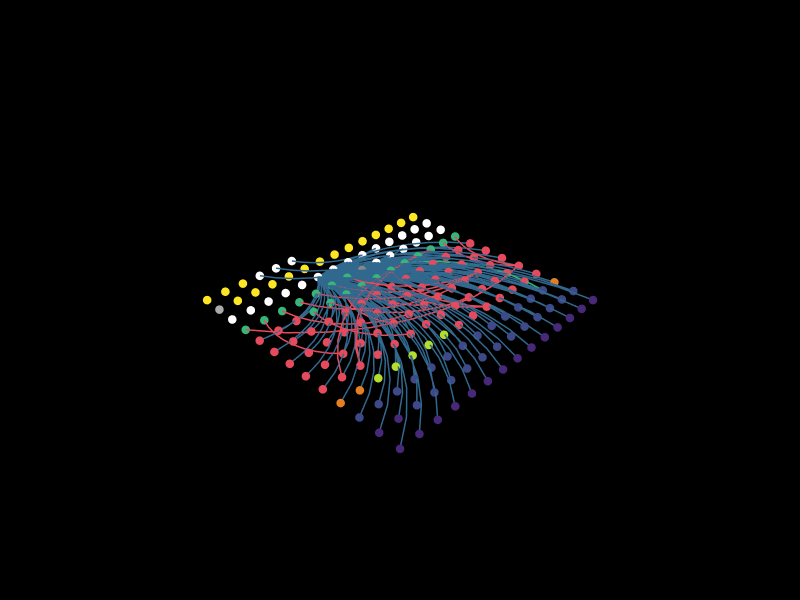

Source (notebook cell):
### Markdown cell above
## 8. Show the semantic graph

### Code cell
Topology.Show(boxes, graph,
              faceOpacity=0.1,
              sagitta=0.15,
              absolute=False,
              backgroundColor="black",
              vertexSizeKey="size",
              vertexColorKey="color",
              edgeWidthKey="width",
              edgeColorKey="color",
              width=800,
              height=600,
              renderer=renderer)

### Figure 1 — Plotly figure (JSON) as saved in the notebook; plotly's stock layout.template omitted (floating-point values rounded to 4 significant figures; data arrays with more than 128 entries replaced by an {"elided": "..."} marker saying what was removed)
{"data": [{"hoverinfo": "text", "hovertext": [], "legendgroup": "2", "legendrank": 2, "line": {"color": "#35B779", "dash": "solid", "width": 3}, "marker": {"color": "#35B779", "size": 0.75, "symbol": "circle"}, "mode": "markers+lines", "name": "1: Untitled Graph (Edges)", "showlegend": false, "text": [], "type": "scatter3d", "x": [0.1923, 0.2512, null, 0.2512, 0.3033, null, 0.3033, 0.3474, null, 0.3474, 0.3827, null, 0.3827, 0.4083, null, 0.4083, 0.4238, null, 0.4238, 0.4287, null, 0.4287, 0.4231, null], "y": [0.1667, 0.1239, null, 0.1239, 0.07295, null, 0.07295, 0.01501, null, 0.01501, -0.04872, null, -0.04872, -0.1169, null, -0.1169, -0.1881, null, -0.1881, -0.2607, null, -0.2607, -0.3333, null], "z": [-0.5, -0.5, null, -0.5, -0.5, null, -0.5, -0.5, null, -0.5, -0.5, null, -0.5, -0.5, null, -0.5, -0.5, null, -0.5, -0.5, null, -0.5, -0.5, null]}, {"hoverinfo": "text", "hovertext": [], "legendgroup": "2", "legendrank": 2, "line": {"color": "#E64B5D", "dash": "solid", "width": 3}, "marker": {"color": "#E64B5D", "size": 0.75, "symbol": "circle"}, "mode": "markers+lines", "name": "1: Untitled Graph (Edges)", "showlegend": false, "text": [], "type": "scatter3d", "x": {"elided": "432 float values"}, "y": {"elided": "432 float values"}, "z": {"elided": "432 float values"}}, {"hoverinfo": "text", "hovertext": [], "legendgroup": "2", "legendrank": 2, "line": {"color": "#31688E", "dash": "solid", "width": 3}, "marker": {"color": "#31688E", "size": 0.75, "symbol": "circle"}, "mode": "markers+lines", "name": "1: Untitled Graph (Edges)", "showlegend": false, "text": [], "type": "scatter3d", "x": {"elided": "2760 float values"}, "y": {"elided": "2760 float values"}, "z": {"elided": "2760 float values"}}, {"customdata": {"elided": "174 str values"}, "hoverinfo": "text", "hovertemplate": {"elided": "174 str values"}, "hovertext": {"elided": "174 str values"}, "legendgroup": "1", "legendrank": 1, "marker": {"color": {"elided": "174 str values"}, "line": {"width": 0}, "opacity": 1, "size": {"elided": "174 int values"}, "sizemode": "diameter", "symbol": "circle"}, "mode": "markers", "name": "1: Untitled Graph (Vertices)", "showlegend": false, "text": {"elided": "174 str values"}, "type": "scatter3d", "x": {"elided": "174 float values"}, "y": {"elided": "174 float values"}, "z": {"elided": "174 float values"}}], "layout": {"autosize": true, "height": 600, "margin": {"b": 40, "l": 40, "r": 40, "t": 40}, "paper_bgcolor": "#000000", "plot_bgcolor": "#000000", "scene": {"aspectmode": "data", "camera": {"center": {"x": 0, "y": 0, "z": 0}, "eye": {"x": -1.25, "y": -1.25, "z": 1.25}, "projection": {"type": "perspective"}, "up": {"x": 0, "y": 0, "z": 1}}, "xaxis": {"visible": false}, "yaxis": {"visible": false}, "zaxis": {"visible": false}}, "showlegend": true, "width": 800, "xaxis": {"showgrid": false, "visible": false, "zeroline": false}, "yaxis": {"showgrid": false, "visible": false, "zeroline": false}}}
